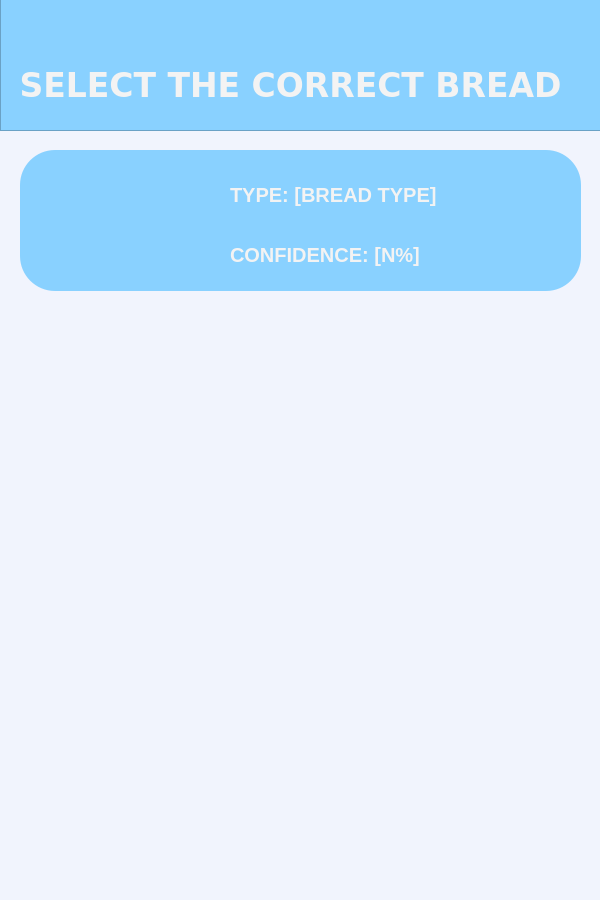
<?xml version="1.0" encoding="UTF-8"?>
<ui version="4.0">
 <class>MainWindow</class>
 <widget class="QMainWindow" name="MainWindow">
  <property name="geometry">
   <rect>
    <x>0</x>
    <y>0</y>
    <width>600</width>
    <height>900</height>
   </rect>
  </property>
  <property name="minimumSize">
   <size>
    <width>600</width>
    <height>900</height>
   </size>
  </property>
  <property name="maximumSize">
   <size>
    <width>600</width>
    <height>900</height>
   </size>
  </property>
  <property name="tabletTracking">
   <bool>true</bool>
  </property>
  <property name="windowTitle">
   <string>MainWindow</string>
  </property>
  <property name="autoFillBackground">
   <bool>false</bool>
  </property>
  <property name="styleSheet">
   <string notr="true">background-color: rgb(241, 244, 253);</string>
  </property>
  <widget class="QWidget" name="centralwidget">
   <widget class="QFrame" name="frame">
    <property name="geometry">
     <rect>
      <x>20</x>
      <y>150</y>
      <width>561</width>
      <height>141</height>
     </rect>
    </property>
    <property name="sizePolicy">
     <sizepolicy hsizetype="MinimumExpanding" vsizetype="Preferred">
      <horstretch>0</horstretch>
      <verstretch>0</verstretch>
     </sizepolicy>
    </property>
    <property name="styleSheet">
     <string notr="true">background-color: rgb(137, 209, 255);
border-top-left-radius :35px;
border-top-right-radius :35px;
border-bottom-left-radius :35px;
border-bottom-right-radius :35px;

box-shadow: 0px -2px 2px rgba(255,255,255,0.6);
</string>
    </property>
    <property name="frameShape">
     <enum>QFrame::StyledPanel</enum>
    </property>
    <property name="frameShadow">
     <enum>QFrame::Raised</enum>
    </property>
    <widget class="QGraphicsView" name="bread_image">
     <property name="geometry">
      <rect>
       <x>30</x>
       <y>10</y>
       <width>131</width>
       <height>121</height>
      </rect>
     </property>
    </widget>
    <widget class="QLabel" name="bread_type">
     <property name="geometry">
      <rect>
       <x>210</x>
       <y>20</y>
       <width>331</width>
       <height>51</height>
      </rect>
     </property>
     <property name="font">
      <font>
       <family>System-ui</family>
       <pointsize>15</pointsize>
       <weight>75</weight>
       <bold>true</bold>
      </font>
     </property>
     <property name="styleSheet">
      <string notr="true">color: rgb(243, 243, 243);
</string>
     </property>
     <property name="text">
      <string>TYPE: [BREAD TYPE]</string>
     </property>
     <property name="textFormat">
      <enum>Qt::RichText</enum>
     </property>
     <property name="scaledContents">
      <bool>false</bool>
     </property>
    </widget>
    <widget class="QLabel" name="bread_confidence">
     <property name="geometry">
      <rect>
       <x>210</x>
       <y>80</y>
       <width>331</width>
       <height>51</height>
      </rect>
     </property>
     <property name="font">
      <font>
       <family>System-ui</family>
       <pointsize>15</pointsize>
       <weight>75</weight>
       <bold>true</bold>
      </font>
     </property>
     <property name="styleSheet">
      <string notr="true">color: rgb(243, 243, 243);
</string>
     </property>
     <property name="text">
      <string>CONFIDENCE: [N%]</string>
     </property>
     <property name="textFormat">
      <enum>Qt::RichText</enum>
     </property>
     <property name="scaledContents">
      <bool>false</bool>
     </property>
    </widget>
   </widget>
   <widget class="QFrame" name="frame_2">
    <property name="geometry">
     <rect>
      <x>0</x>
      <y>-10</y>
      <width>621</width>
      <height>141</height>
     </rect>
    </property>
    <property name="styleSheet">
     <string notr="true">background-color: rgb(137, 209, 255);</string>
    </property>
    <property name="frameShape">
     <enum>QFrame::StyledPanel</enum>
    </property>
    <property name="frameShadow">
     <enum>QFrame::Raised</enum>
    </property>
    <widget class="QLabel" name="label_9">
     <property name="geometry">
      <rect>
       <x>10</x>
       <y>70</y>
       <width>561</width>
       <height>51</height>
      </rect>
     </property>
     <property name="font">
      <font>
       <family>DejaVu Sans</family>
       <pointsize>25</pointsize>
       <weight>75</weight>
       <italic>false</italic>
       <bold>true</bold>
      </font>
     </property>
     <property name="styleSheet">
      <string notr="true">
color: rgb(243, 243, 243);
</string>
     </property>
     <property name="text">
      <string>SELECT THE CORRECT BREAD</string>
     </property>
     <property name="textFormat">
      <enum>Qt::RichText</enum>
     </property>
     <property name="alignment">
      <set>Qt::AlignCenter</set>
     </property>
    </widget>
    <widget class="QLabel" name="label_10">
     <property name="geometry">
      <rect>
       <x>10</x>
       <y>20</y>
       <width>41</width>
       <height>41</height>
      </rect>
     </property>
     <property name="whatsThis">
      <string>&lt;html&gt;&lt;head/&gt;&lt;body&gt;&lt;p&gt;&lt;br/&gt;&lt;/p&gt;&lt;/body&gt;&lt;/html&gt;</string>
     </property>
     <property name="text">
      <string/>
     </property>
     <property name="textFormat">
      <enum>Qt::RichText</enum>
     </property>
     <property name="pixmap">
      <pixmap resource="Test.qrc">:/newPrefix/power.png</pixmap>
     </property>
     <property name="scaledContents">
      <bool>true</bool>
     </property>
    </widget>
   </widget>
  </widget>
 </widget>
 <resources>
  <include location="Test.qrc"/>
 </resources>
 <connections/>
</ui>
